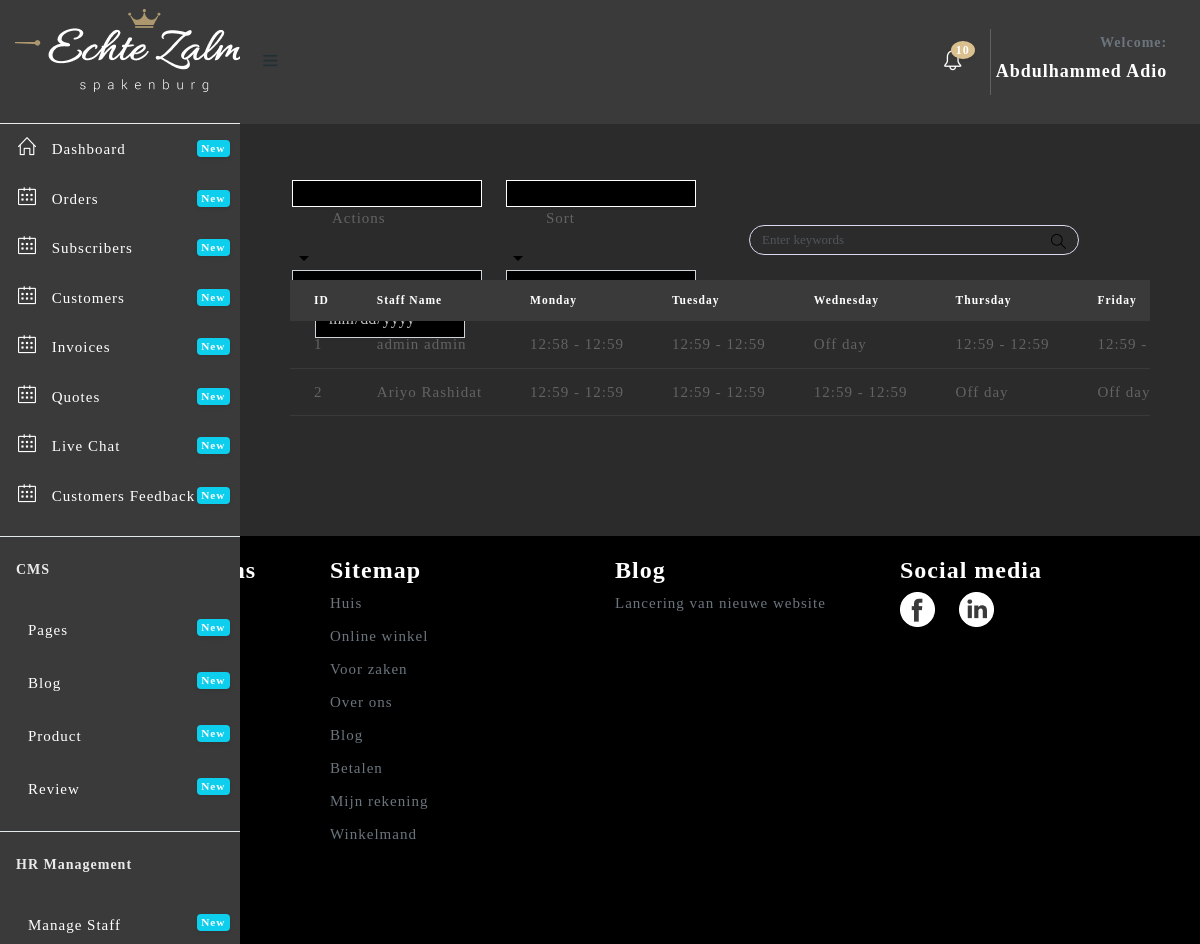
Page /admin/shift-and-time.php (signed in) on the committed database.
### tables this page shows
CREATE TABLE `user_role_management` (
  `id` int(11) NOT NULL,
  `user_id` int(11) DEFAULT NULL,
  `menu_id` int(11) DEFAULT NULL,
  `status` tinyint(1) DEFAULT NULL
);

CREATE TABLE `menu` (
  `id` int(11) NOT NULL,
  `menu_name` varchar(255) DEFAULT NULL,
  `link` varchar(255) DEFAULT NULL,
  `icon_name` varchar(255) DEFAULT NULL,
  `level` int(2) NOT NULL
);

CREATE TABLE `job_shift` (
  `id` int(11) NOT NULL,
  `mon` varchar(30) DEFAULT NULL,
  `tue` varchar(30) DEFAULT NULL,
  `wed` varchar(30) DEFAULT NULL,
  `thu` varchar(30) DEFAULT NULL,
  `fri` varchar(30) DEFAULT NULL,
  `sat` varchar(30) DEFAULT NULL,
  `sun` varchar(30) DEFAULT NULL,
  `user_id` varchar(30) NOT NULL
);

CREATE TABLE `users` (
  `id` int(11) NOT NULL,
  `fname` varchar(255) DEFAULT NULL,
  `lname` varchar(255) DEFAULT NULL,
  `username` varchar(255) DEFAULT NULL,
  `email` varchar(255) DEFAULT NULL,
  `password` varchar(255) DEFAULT NULL,
  `country` varchar(255) DEFAULT NULL,
  `sex` varchar(255) DEFAULT NULL,
  `dob` varchar(255) DEFAULT NULL,
  `joined` varchar(255) DEFAULT NULL,
  `role` varchar(255) DEFAULT NULL,
  `status` tinyint(1) DEFAULT NULL
);

### admin/shift-and-time.php (the view, shortened to what this page needs)
<?php include 'header.php'?>
  <div class="content-wrapper" style="background: #2B2B2B;">
    <div class="container-fluid">
      <br><br><br><br>
    <div class="row">
        <div class="col-xl-12">
          <div class="card pl-3" style="background:transparent;height:70px">
            <div class="card-body">
              <div class="row">
                <div class="col-s4">
                  <div class="row">
                    <div class="col-s6 pl-3 mr-4">
                      <select class="form-control" style="width:100%;height:30px">
                        <option> Actions</option>
                      </select>
                    </div>
                    <div class="col-s6">
                      <select class="form-control" style="width:100%;height:30px">
                        <option>Sort</option>
                      </select>
                    </div>
                  </div>
                </div>
                <div class="col-s4 ml-4" style="text-align:center;align-content:center;">
                  <ul class="navbar-nav mr-4 ml-4 align-items-center">
                    <li class="nav-item">
                      <form class="search-bar">
                        <input type="text" class="form-control" placeholder="Enter keywords" style="background:transparent;">
                         <a href="javascript:void();"><i class="icon-magnifier"></i></a>
                      </form>
                    </li>
                  </ul>
                </div>
                <div class="col-s4 justify-content-center pl-4" style="text-align:right;">
                  <input type="date" name="sort-by-date" class="form-control" style="width:100%">
                </div>
              </div>
            </div>
          </div>
          <div class="card" style="background:transparent;">
            <div class="card-body">
              <div class="table-responsive">
                <table class="table" id="default-datatable">
                <thead style="background:#3A3A3A;color:#fff">
                    <tr>
                        <th>ID</th>
                        <th>Staff Name</th>
                        <th>Monday</th>
                        <th>Tuesday</th>
                        <th>Wednesday</th>
                        <th>Thursday</th>
                        <th>Friday</th>
                    </tr>
                </thead>
                <tbody>
                  <?php
                    include '../includes/connection.php';
                    $getUser = $connect2db->prepare("SELECT users.id,users.fname,users.lname,job_shift.mon,job_shift.tue,job_shift.wed,job_shift.thu,job_shift.fri,job_shift.sat,job_shift.sun,job_shift.user_id FROM users JOIN job_shift ON job_shift.user_id = users.id WHERE role=? ");
                    $getUser->execute(['Admin']);
                    $i = 1;
                    while ($row = $getUser->fetch()) {
                      ?>
                      <tr class="mt-3 mb-3" style="margin-top:5px;border-bottom:1px solid #3A3A3A;background:transparent;">
                          <td><?php echo $i; ?></td>
                          <td><?php echo $row->fname." ".$row->lname; ?></td>
                          <td><?php echo $row->mon; ?></td>
                          <td><?php echo $row->tue; ?></td>
                          <td><?php echo $row->wed; ?></td>
                          <td><?php echo ($row->thu); ?></td>
                          <td><?php echo $row->fri; ?></td>
                        </tr>
                    <?php
                    $i=$i+1;
                    }
                  ?>
                  </tbody>
              </table>
              </div>
            </div>
        </div>
    </div>
  </div>
    </div>
  </div>
<?php include 'footer.php'?>

### admin/header.php (shortened to what this page needs)
<!DOCTYPE html>
<html lang="en">
<head>
  <link href="assets/plugins/fullcalendar/css/fullcalendar.min.css" rel='stylesheet'/>
  <link href="assets/plugins/bootstrap-datatable/css/dataTables.bootstrap4.min.css" rel="stylesheet" type="text/css">
  <link href="assets/plugins/bootstrap-datatable/css/buttons.bootstrap4.min.css" rel="stylesheet" type="text/css">
  <link href="assets/plugins/vectormap/jquery-jvectormap-2.0.2.css" rel="stylesheet" />
  <link href="assets/plugins/simplebar/css/simplebar.css" rel="stylesheet"/>
  <link href="assets/css/bootstrap.min.css" rel="stylesheet"/>
  <link href="assets/css/animate.css" rel="stylesheet" type="text/css"/>
  <link href="assets/css/icons.css" rel="stylesheet" type="text/css"/>
  <link href="assets/css/sidebar-menu.css" rel="stylesheet"/>
  <link href="assets/css/app-style.css" rel="stylesheet"/>
  <link href="assets/css/poppins.css" rel="stylesheet"/>
   <link href="assets/plugins/select2/css/select2.min.css" rel="stylesheet" />
  <link href="assets/plugins/switchery/css/switchery.min.css" rel="stylesheet" />
  <link href="assets/plugins/bootstrap-switch/bootstrap-switch.min.css" rel="stylesheet">
  <link rel="stylesheet" href="assets/plugins/summernote/dist/summernote-bs4.css"/>
  <link href="assets/plugins/dropzone/css/dropzone.css" rel="stylesheet" type="text/css">
  <link href="assets/plugins/simplebar/css/simplebar.css" rel="stylesheet"/>
</head>
<body style="background: #2B2B2B;">
 <div id="wrapper">
   <div id="sidebar-wrapper" data-simplebar="" data-simplebar-auto-hide="true" style="background: #3A3A3A; color: white;">
     <div class="brand-logo" style="height: 124px; display: table;">
      <a href="../index.php" style="display: table-cell;vertical-align: middle;padding-left:15px;">
       <img src="images/logo-white.png"  alt="logo icon">
     </a>
   </div>
   <ul class="sidebar-menu do-nicescrol">
    <?php
      if (!is_file('no_delete.php')) {
        echo "A file is Missing";
      }else{
        include'../includes/connection.php';
        $id = $_SESSION['id'];
        $getMenu = $connect2db->prepare("SELECT menu.menu_name,menu.link,menu.icon_name,menu.id,user_role_management.menu_id,user_role_management.user_id, menu.level FROM menu JOIN user_role_management ON menu.id =user_role_management.menu_id WHERE menu.level = 1 AND user_role_management.user_id = $id ");
        $getMenu->execute();
        while ($menu = $getMenu->fetch()) {?>
          <li>
        <a href="<?php echo $menu->link?>" class="waves-effect" style="color:#fff">
          <i class="<?php echo($menu->icon_name)?>"></i> <span><?php echo $menu->menu_name?></span>
          <small class="badge float-right badge-info">New</small>
        </a>
      </li>
        <?php }
      }
    ?>
      <hr class="mt-3">
      <li><h6 class="ml-3 text-light mb-4 mt-4">CMS</h6></li>
    <?php
      if (!is_file('no_delete.php')) {
        echo "A file is Missing";
      }else{
        include'../includes/connection.php';
        $id = $_SESSION['id'];
        $getMenu = $connect2db->prepare("SELECT menu.menu_name,menu.link,menu.icon_name,menu.id,user_role_management.menu_id,user_role_management.user_id, menu.level FROM menu JOIN user_role_management ON menu.id =user_role_management.menu_id WHERE menu.level = 2 AND user_role_management.user_id = $id ");
        $getMenu->execute();
        while ($menu = $getMenu->fetch()) {?>
          <li>
        <a href="<?php echo $menu->link?>" class="waves-effect" style="color:#fff">
          <i class="<?php echo($menu->icon_name)?>"></i> <span><?php echo $menu->menu_name?></span>
          <small class="badge float-right badge-info">New</small>
        </a>
      </li>
        <?php }
      }
    ?>
      <hr class="mt-3">
      <li><h6 class="ml-3 text-light mb-4 mt-4">HR Management</h6></li>
    <?php
      if (!is_file('no_delete.php')) {
        echo "A file is Missing";
      }else{
        include'../includes/connection.php';
        $id = $_SESSION['id'];
        $getMenu = $connect2db->prepare("SELECT menu.menu_name,menu.link,menu.icon_name,menu.id,user_role_management.menu_id,user_role_management.user_id, menu.level FROM menu JOIN user_role_management ON menu.id =user_role_management.menu_id WHERE menu.level = 3 AND user_role_management.user_id = $id ");
        $getMenu->execute();
        while ($menu = $getMenu->fetch()) {?>
          <li>
        <a href="<?php echo $menu->link?>" class="waves-effect" style="color:#fff">
          <i class="<?php echo($menu->icon_name)?>"></i> <span><?php echo $menu->menu_name?></span>
          <small class="badge float-right badge-info">New</small>
        </a>
      </li>
        <?php }
      }
    ?>
      <br><br>
    </ul>
   </div>
<header class="topbar-nav" >
 <nav class="navbar navbar-expand fixed-top" style="height: 124px; background: #3A3A3A;">
  <ul class="navbar-nav mr-auto align-items-center">
    <li class="nav-item">
      <a class="nav-link toggle-menu" href="javascript:void();">
       <i class="icon-menu menu-icon"></i>
     </a>
    </li>
  </ul>
  <ul class="navbar-nav align-items-center right-nav-link">
    <li class="nav-item dropdown-lg">
      <a class="nav-link dropdown-toggle dropdown-toggle-nocaret waves-effect" data-toggle="dropdown" href="javascript:void();">
    <i class="icon-bell text-white"></i><span class="badge badge-up" style="background:#DAC08E; color: #fff;">10</span></a>
    </li>
    <li class="nav-item">
      <a class="nav-link dropdown-toggle dropdown-toggle-nocaret" data-toggle="dropdown" href="#">
        <div style="border-left: 1px solid rgba(255, 255, 255, 0.2);padding:5px;text-transform: capitalize; text-align: right;">
          <span class="user-profile">
            <h6 class="text-muted">Welcome:</h6>
            <h5 class="text-white"><?php echo $_SESSION['fullname'];?></h5>
          </span>
        </div>
      </a>
    </li>
  </ul>
</nav>
</header>

### admin/assets/css/sidebar-menu.css (style rules this page uses)
.sidebar-menu { list-style: none; margin: 0; padding: 0; background-color: transparent; }
.sidebar-menu>li { position: relative; margin: 0; padding: 0; }
.sidebar-menu>li>a { padding: 13px 5px 13px 15px; display: block; border-left: 3px solid transparent; color: #223035; font-size: 15px; }
.sidebar-menu>li .label, .sidebar-menu>li .badge { margin-top: 3px; margin-right: 5px; }
.sidebar-menu a { color: #b8c7ce; text-decoration: none; }

### admin/shift-and-time.php (style rules this page uses)
input { border:1px solid #fff; background: #000; }

### rows in the picture
user_role_management: menu.menu_name "Dashboard"
user_role_management: menu.menu_name "Orders"
user_role_management: menu.menu_name "Subscribers"
user_role_management: menu.menu_name "Customers"
user_role_management: menu.menu_name "Invoices"
user_role_management: menu.menu_name "Quotes"
user_role_management: menu.menu_name "Live Chat"
user_role_management: menu.menu_name "Customers Feedback"
user_role_management: menu.menu_name "Pages"
user_role_management: menu.menu_name "Blog"
user_role_management: menu.menu_name "Product"
user_role_management: menu.menu_name "Review"
user_role_management: menu.menu_name "Manage Staff"
job_shift: user.fname "admin", user.lname "admin", mon "12:58 - 12:59", tue "12:59 - 12:59", wed "Off day", thu "12:59 - 12:59", fri "12:59 -…"
job_shift: user.fname "Ariyo", user.lname "Rashidat", mon "12:59 - 12:59", tue "12:59 - 12:59", wed "12:59 - 12:59", thu "Off day", fri "Off day"

### other values in the picture
$_SESSION['fullname'] "Abdulhammed Adio"
